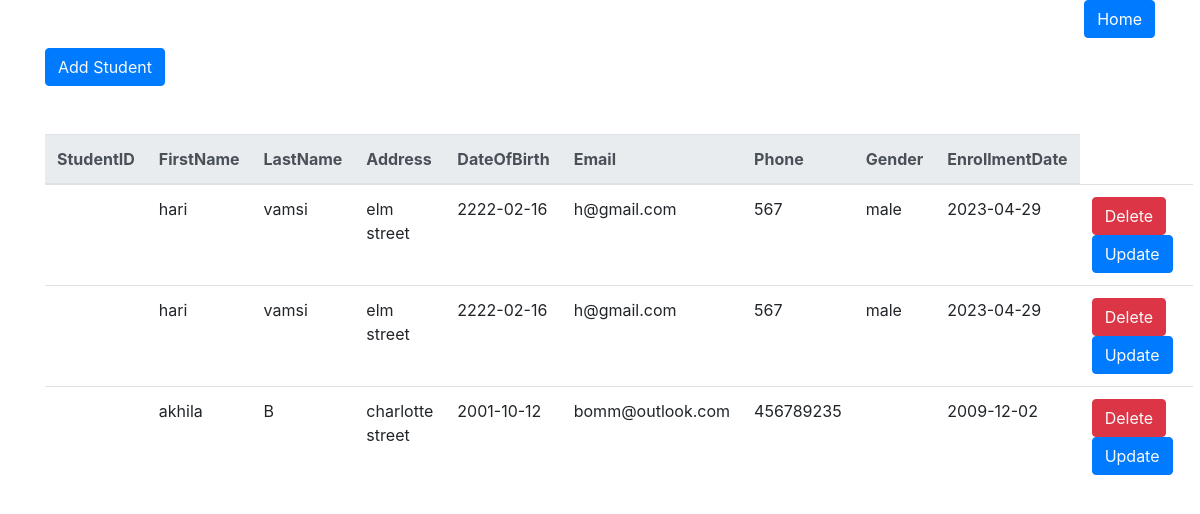
Page /view_student.php on the committed database.
### tables this page shows
CREATE TABLE IF NOT EXISTS `student` (
  `Student ID` int NOT NULL AUTO_INCREMENT,
  `first_name` varchar(100) DEFAULT NULL,
  `last_name` varchar(100) DEFAULT NULL,
  `address` varchar(300) DEFAULT NULL,
  `date_of_birth` date DEFAULT NULL,
  `email` varchar(100) DEFAULT NULL,
  `phone` int DEFAULT NULL,
  `gender` varchar(100) DEFAULT NULL,
  `enrollment_date` date DEFAULT NULL,
  PRIMARY KEY (`Student ID`)
);

### view_student.php (the view, shortened to what this page needs)
<?php
include "connect.php";
?>
<!DOCTYPE html>
<html lang="en">
<head>
    <link rel="stylesheet" href="https://cdn.jsdelivr.net/npm/bootstrap@4.4.1/dist/css/bootstrap.min.css">
</head>
<body>
    <div class="container">
        <button class="btn btn-primary my-5">
            <a href="student.php" class="text-light"> Add Student </a>
        </button>
        <table class="table">
            <thead class="thead-light">
                <tr>
                    <th scope="col">StudentID</th>
                    <th scope="col">FirstName</th>
                    <th scope="col">LastName</th>
                    <th scope="col">Address</th>
                    <th scope="col">DateOfBirth</th>
                    <th scope="col">Email</th>
                    <th scope="col">Phone</th>
                    <th scope="col">Gender</th>
                    <th scope="col">EnrollmentDate</th>
                </tr>
            </thead>
            <tbody>
                <?php
                $sql = "SELECT * FROM Student";
                $result = mysqli_query($con, $sql);
                if ($result) {
                    while ($row = mysqli_fetch_assoc($result)) {
                        $studentID = $row['StudentID'];
                        $firstName = $row['first_name'];
                        $lastName = $row['last_name'];
                        $address = $row['address'];
                        $dateOfBirth = $row['date_of_birth'];
                        $email = $row['email'];
                        $phone = $row['phone'];
                        $gender = $row['gender'];
                        $enrollmentDate = $row['enrollment_date'];
                        echo '
        <tr>
            <th scope="row">' . $studentID . '</th>
            <td>' . $firstName . '</td>
            <td>' . $lastName . '</td>
            <td>' . $address . '</td>
            <td>' . $dateOfBirth . '</td>
            <td>' . $email . '</td>
            <td>' . $phone . '</td>
            <td>' . $gender . '</td>
            <td>' . $enrollmentDate . '</td>
            <td>
                <button class="btn btn-danger"><a href="student_delete.php?deleteid=' . $studentID . '" class="text-light">Delete</a></button>
                <button class="btn btn-primary mr-2"><a href="student_update.php?updateid=' . $studentID . '" class="text-light">Update</a></button>
            </td>
        </tr>';
                    }
                }
                ?>
                <a href="index.php" style="float: right;"><button type="submit" class="btn btn-primary"
                        name="home">Home</button></a>
            </tbody>
        </table>
    </div>
</body>
</html>

### rows in the picture
student: first_name "hari", last_name "vamsi", address "elm street", date_of_birth "2222-02-16", email "h@gmail.com", phone "567", gender "male", enrollment_date "2023-04-29"
student: first_name "hari", last_name "vamsi", address "elm street", date_of_birth "2222-02-16", email "h@gmail.com", phone "567", gender "male", enrollment_date "2023-04-29"
student: first_name "akhila", last_name "B", address "charlotte street", date_of_birth "2001-10-12", email "bomm@outlook.com", phone "456789235", enrollment_date "2009-12-02"
